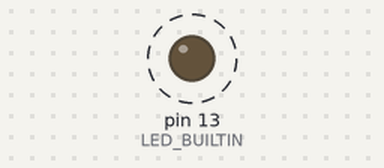
This sketch was run on a simulated Arduino Uno, built with avr-gcc and run on an emulated ATmega328P. On the bench: output pins drawn as LEDs (lit = HIGH). Dashed ring = blinking.

Above: at 0.6 s.
Timing chart, 0 to 3.0 s (numbered marks = the images above):
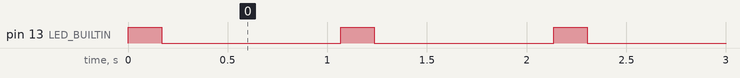

The sketch:

test.ino
```cpp
#include <Arduino.h>
#include <IRremote.hpp>

#define IR_SEND_PIN 5

#define IR_ADDRESS 0xEF00
#define CMD_ON     0x01

void setup()
{
    IrSender.begin(IR_SEND_PIN);

    pinMode(LED_BUILTIN, OUTPUT);
}

void loop()
{
    digitalWrite(LED_BUILTIN, HIGH);

    // Dein bekannter Einschaltbefehl
    IrSender.sendNEC(IR_ADDRESS, CMD_ON, 0);

    delay(100);

    digitalWrite(LED_BUILTIN, LOW);

    delay(900);
}
```

Measured:
- by itself, pin 13 (LED_BUILTIN): alternates HIGH for 0.17 s and LOW for 0.90 s
